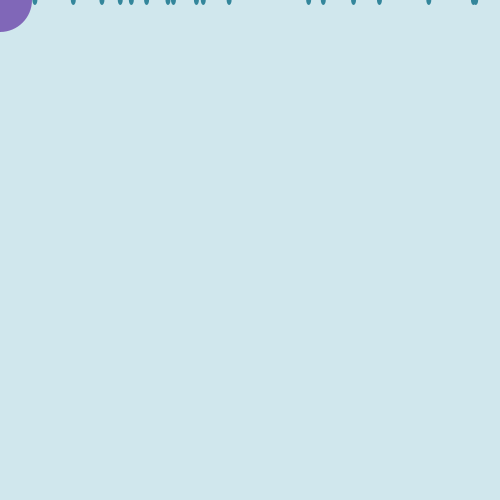
Frame 1 (no input)
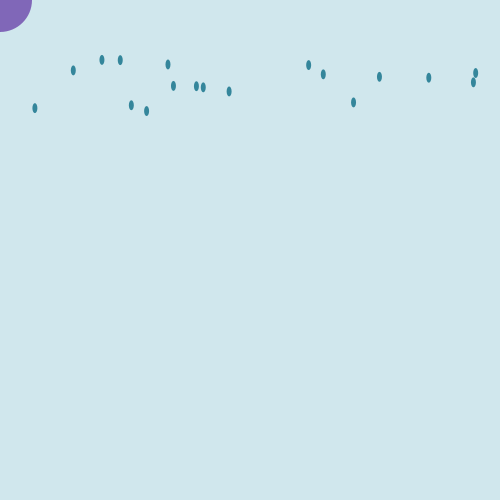
Frame 60 (the mouse pressed at the canvas centre just before this capture)
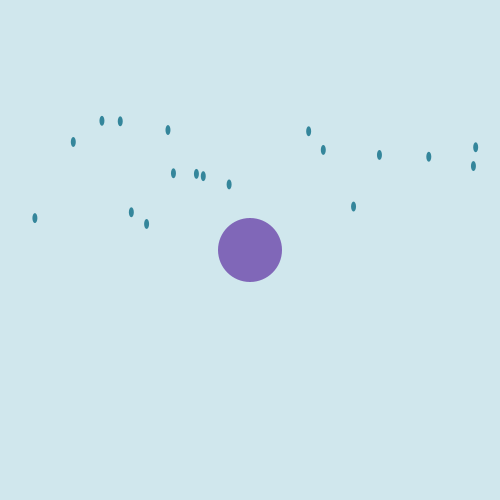
Frame 120 (the mouse held since frame 60 and released just before this capture)

The Processing sketch that drew these frames (run headless with seeded random() and noise(); from frame 60 on, the mouse is pressed at the canvas centre):

// Processing sketch: RainCatcherTimer
// ── RainCatcherTimer.pde
Catcher myCatcher; // declare an object
Drop[] drops; 
Timer myTimer;

void setup() {
  size(500, 500);
  myTimer = new Timer(5000);
  myCatcher = new Catcher(32); // make Catcher with radius
  // myDrop = new Drop(); // make a drop
  drops = new Drop[20];
  for (int i = 0; i < drops.length; i++) {
    drops[i] = new Drop();
  }
}

void draw() {
  background(208, 231, 237); // background
  for (int i = 0; i < drops.length; i++) {
    drops[i].display(); 
    drops[i].move();
    if (drops[i].checkForReachBottom(height)) {
      fill(188, 54, 47);
      textSize(20);
      text("You Lose!", width/2 - 50, height/2);
    }

    // If drop is caught than disappear
    if (myCatcher.dropCaught(drops[i])) { 
      drops[i].disappear();
    }
  }

  if (myTimer.isFinished()) {
    fill(188, 54, 47);
    textSize(20);
    text("You Ran Out of Time", width/2 - 100, height/5);
  }

  myCatcher.setLocation(mouseX, mouseY); // follows mouse
  myCatcher.display(); // display catcher
}

// ── Catcher.pde
class Catcher {
  float xPos; // x-Location
  float yPos; // y-Location
  float r; // radius

  Catcher(float radius) {
    r = radius;
  }

  void setLocation(float x, float y) {
    xPos = x; // set xPos to x
    yPos = y; // set yPos to y
  }


  void display() {
    noStroke();
    fill(128, 103, 184); // Changes the color of ellipse
    ellipse(xPos, yPos, r*2, r*2); // Ellipse is drawn at xPos, yPos and has a diameter of r*2 and r*2
  }

  // Checking for ball caught
  boolean dropCaught(Drop drop) {
    float distance = dist(xPos, yPos, drop.xPos, drop.yPos); // Calculate distance

    // Compare distance to radius
    if (distance < r) {
      return true;  //caught!
    } else {
      return false;  //not caught
    }
  }
}

// ── Drop.pde
class Drop {
  float xPos; // declare xPos
  float yPos; // declare yPos
  float h; // declare h
  float w; // declare w
  float speed; // declare speed
  color c; // declare c

  Drop() {
    xPos = random(width); // xPos is anywhere between 0 and the width of the window
    yPos = 0; // yPos is set to 0
    h = 10; // h is set to 10
    w = 5; // w is set to 5
    c = color(52, 134, 155); // c is a light blue
    speed = random(1, 2); // speed is set to 4
  }

  void display() {
    noStroke();
    fill(c); // fill is c
    ellipse(xPos, yPos, w, h); // ellipse appears at xPos, yPos and has a wdith of w and height of h
  }

  void move() {
    yPos = yPos + speed; // the yPos changes by speed
  }

  boolean checkForReachBottom(float h) {
    if (yPos > h) { // when yPos is larger than h, checkForReachBottom is true
      return true;
    } else { // Otherwise, return false
      return false;
    }
  }

  void disappear() {
    xPos = - 1000; // x-position is set so that the object cannot be seen
    yPos = -1000; // y-position is set so that the object cannot be seen 
    speed = 0; // the raindrop stops moving
  }
}

// ── Timer.pde
class Timer {
  float elapsedTime;
  int totalTime;

  Timer(int time) {
    totalTime = time;
    elapsedTime = millis();
  }

  void start() {
    elapsedTime = millis();
  }

  boolean isFinished() {
    if (millis() - elapsedTime >= totalTime) {
      return true;
    }
    return false;
  }
}
